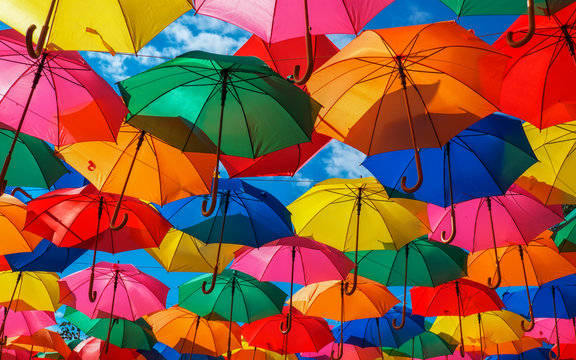
#> input picture Lab01/Source/img.jpg, 576 x 360 px
$ python main.py
#> lines starting #> are read from the running program, lines starting #| are printed output that depends on the picture
import cv2 as cv
import matplotlib.pyplot as plt

image = cv.imread("Source/img.jpg")
#> image is the input picture: shape (360, 576, 3); mean B, G, R 65.8, 88.4, 144

image = cv.cvtColor(image , cv.COLOR_BGR2RGB)

# Split image layer
# r , g , b = cv.split(image)
r = image[: , : , 0]
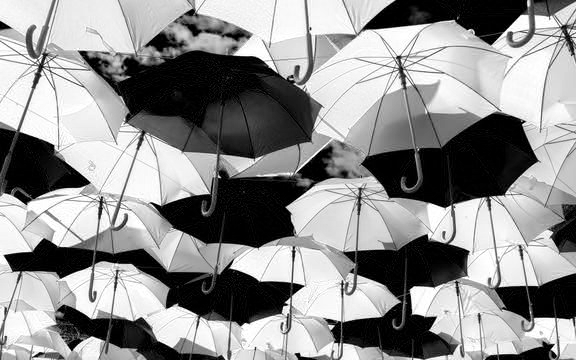
#> r: shape (360, 576); min 0, max 255, mean 144
g = image[: , : , 1]
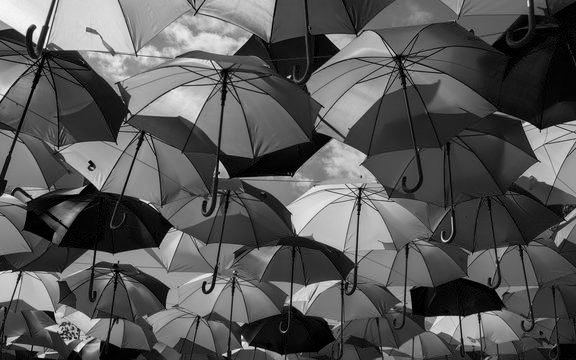
#> g: shape (360, 576); min 0, max 255, mean 88.4
b = image[: , : , 2]
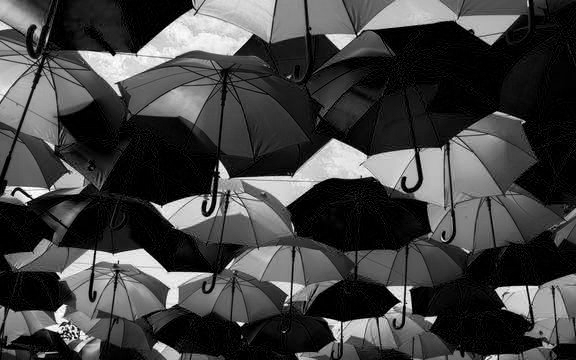
#> b: shape (360, 576); min 0, max 255, mean 65.8

# Cal histrogram
r_hist = cv.calcHist([r] , [0] , None , [255] , [0,255])
#> r_hist = 255 values, max 22790 at index 0, min 184 at index 78, mean 790.5
g_hist = cv.calcHist([g] , [0] , None , [255] , [0,255])
#> g_hist = 255 values, max 2775 at index 0, min 0 at index 250, mean 813.2
b_hist = cv.calcHist([b] , [0] , None , [255] , [0,255])
#> b_hist = 255 values, max 29564 at index 0, min 9 at index 254, mean 812.9

# Define figure
plt.subplots(nrows = 4 , ncols = 2, figsize=(8, 8))

# Position 1
plt.subplot(4 , 2 , 1)
plt.imshow(image)

# Position 2
plt.subplot(4 , 2 , 2)
plt.plot(r_hist , color = "red")
plt.plot(g_hist , color = "green")
plt.plot(b_hist , color = "blue")

# Position 3
plt.subplot(4 , 2 , 3)
plt.imshow(r, cmap="Reds")
plt.title("Red")

# Position 4
plt.subplot(4 , 2 , 4)
plt.plot(r_hist , color = "red")
plt.title("Red Histogram")

# Position 5
plt.subplot(4 , 2 , 5)
plt.imshow(g, cmap="Greens")
plt.title("Green")

# Position 6
plt.subplot(4 , 2 , 6)
plt.plot(g_hist , color = "green")
plt.title("Green Histogram")

# Position 7
plt.subplot(4 , 2 , 7)
plt.imshow(b, cmap="Blues")
plt.title("Blue")

# Position 8
plt.subplot(4 , 2 , 8)
plt.plot(b_hist , color = "blue")
plt.title("Blue Histogram")

plt.tight_layout()
plt.show()
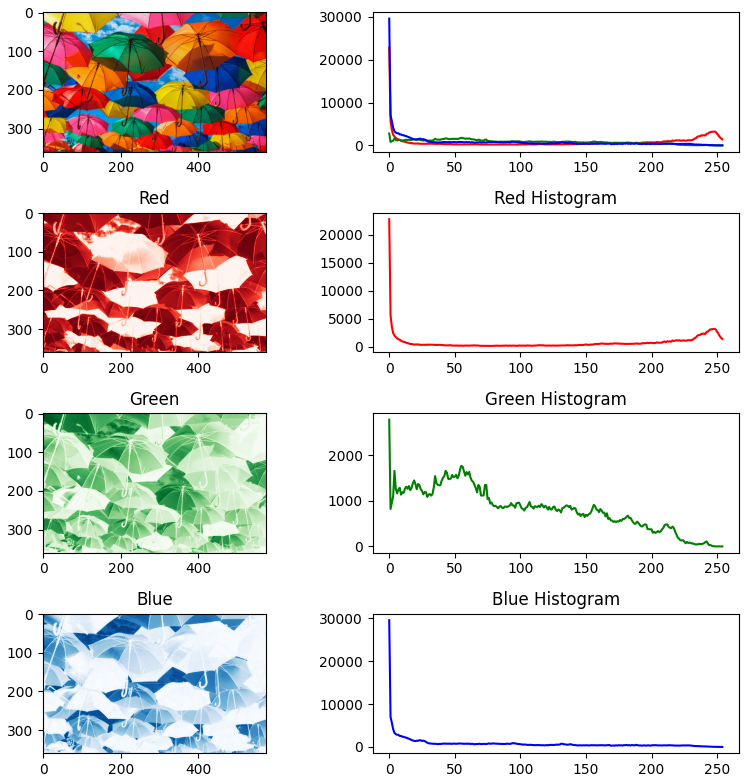
#> figure drawn by matplotlib, 8 panels; panel 2: curve peaks at x = 0, y = 22790; panel 2: curve peaks at x = 0, y = 2775; panel 2: curve peaks at x = 0, y = 29564; panel 4: curve peaks at x = 0, y = 22790
